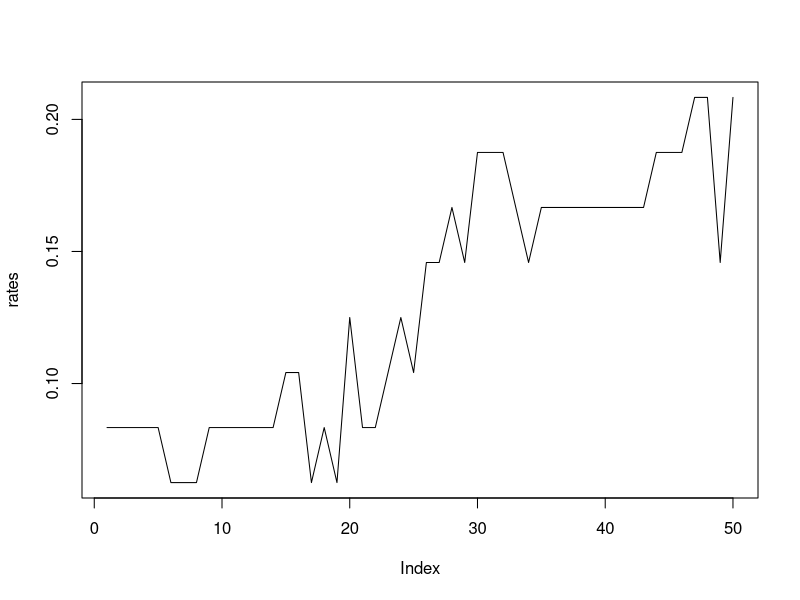

Reproduce this figure in R.
library(class)

df <- iris

#scale
df <- dplyr::mutate(df, Sepal.Length=scale(Sepal.Length), Sepal.Width=scale(Sepal.Width), Petal.Length=scale(Petal.Length), Petal.Width=scale(Petal.Width))

#randomly split data 70/30
set.seed(5)
split <- sample(c(TRUE, FALSE), nrow(df), replace=TRUE, prob=c(0.7, 0.3))
df_train <- df[split,]
df_test <- df[!split,]

res <- knn(df_train[1:4], df_test[1:4], df_train$Species, k=1)
df_test$pred <- res
df_test$true <- F
df_test$true[df_test$pred == df_test$Species] <- T
table(df_test$true) # error rate of 3.6%


rates<-0

for (i in 1:50) {
  set.seed(4)
  df_test$pred <- knn(df_train[1:4], df_test[1:4], df_train$Species, k=i)
  df_test$true <- F
  df_test$true[df_test$pred == df_test$Species] <- T
  rates[i] <- table(df_test$true)[1]/sum(table(df_test$true))
}

plot(rates, type = "l") # best error rates (around 6%) with k between 6 and 8

